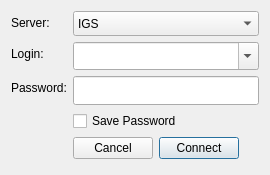
<?xml version="1.0" encoding="UTF-8"?>
<ui version="4.0">
 <class>LoginDialog</class>
 <widget class="QDialog" name="LoginDialog">
  <property name="windowModality">
   <enum>Qt::WindowModal</enum>
  </property>
  <property name="geometry">
   <rect>
    <x>0</x>
    <y>0</y>
    <width>270</width>
    <height>175</height>
   </rect>
  </property>
  <property name="windowTitle">
   <string>Connect...</string>
  </property>
  <property name="modal">
   <bool>true</bool>
  </property>
  <layout class="QFormLayout" name="formLayout">
   <property name="fieldGrowthPolicy">
    <enum>QFormLayout::ExpandingFieldsGrow</enum>
   </property>
   <item row="2" column="0">
    <widget class="QLabel" name="label_2">
     <property name="text">
      <string>Password:</string>
     </property>
    </widget>
   </item>
   <item row="4" column="1">
    <layout class="QHBoxLayout" name="horizontalLayout">
     <item>
      <widget class="QPushButton" name="cancelPB">
       <property name="text">
        <string>Cancel</string>
       </property>
      </widget>
     </item>
     <item>
      <widget class="QPushButton" name="connectPB">
       <property name="text">
        <string>Connect</string>
       </property>
       <property name="default">
        <bool>true</bool>
       </property>
      </widget>
     </item>
    </layout>
   </item>
   <item row="0" column="1">
    <widget class="QComboBox" name="serverComboBox">
     <property name="sizePolicy">
      <sizepolicy hsizetype="Expanding" vsizetype="Fixed">
       <horstretch>0</horstretch>
       <verstretch>0</verstretch>
      </sizepolicy>
     </property>
     <property name="minimumSize">
      <size>
       <width>0</width>
       <height>25</height>
      </size>
     </property>
     <property name="toolTip">
      <string>Select service</string>
     </property>
     <item>
      <property name="text">
       <string>IGS</string>
      </property>
     </item>
     <item>
      <property name="text">
       <string>WING</string>
      </property>
     </item>
     <item>
      <property name="text">
       <string>LGS</string>
      </property>
     </item>
     <item>
      <property name="text">
       <string>WBaduk</string>
      </property>
     </item>
     <item>
      <property name="text">
       <string>Tygem</string>
      </property>
     </item>
     <item>
      <property name="text">
       <string>eWeiQi</string>
      </property>
     </item>
     <item>
      <property name="text">
       <string>Tom</string>
      </property>
     </item>
    </widget>
   </item>
   <item row="1" column="1">
    <widget class="QComboBox" name="loginEdit">
     <property name="sizePolicy">
      <sizepolicy hsizetype="Expanding" vsizetype="Fixed">
       <horstretch>0</horstretch>
       <verstretch>0</verstretch>
      </sizepolicy>
     </property>
     <property name="minimumSize">
      <size>
       <width>146</width>
       <height>28</height>
      </size>
     </property>
     <property name="editable">
      <bool>true</bool>
     </property>
     <property name="frame">
      <bool>true</bool>
     </property>
    </widget>
   </item>
   <item row="3" column="1">
    <widget class="QCheckBox" name="savepasswordCB">
     <property name="text">
      <string>Save Password</string>
     </property>
    </widget>
   </item>
   <item row="1" column="0">
    <widget class="QLabel" name="label">
     <property name="text">
      <string>Login:</string>
     </property>
    </widget>
   </item>
   <item row="2" column="1">
    <widget class="QLineEdit" name="passwordEdit">
     <property name="sizePolicy">
      <sizepolicy hsizetype="Expanding" vsizetype="Fixed">
       <horstretch>0</horstretch>
       <verstretch>0</verstretch>
      </sizepolicy>
     </property>
     <property name="minimumSize">
      <size>
       <width>127</width>
       <height>29</height>
      </size>
     </property>
     <property name="echoMode">
      <enum>QLineEdit::Password</enum>
     </property>
    </widget>
   </item>
   <item row="0" column="0">
    <widget class="QLabel" name="label_3">
     <property name="text">
      <string>Server:</string>
     </property>
    </widget>
   </item>
  </layout>
 </widget>
 <resources/>
 <connections/>
</ui>
